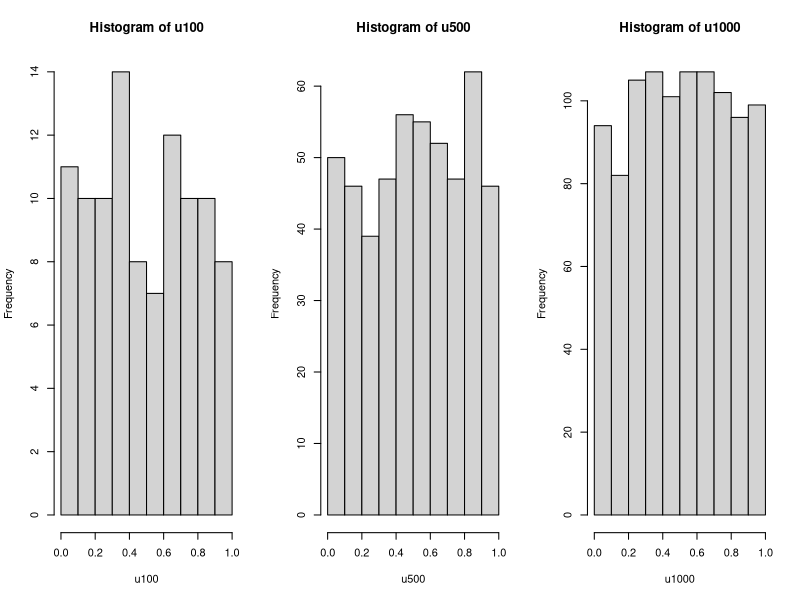
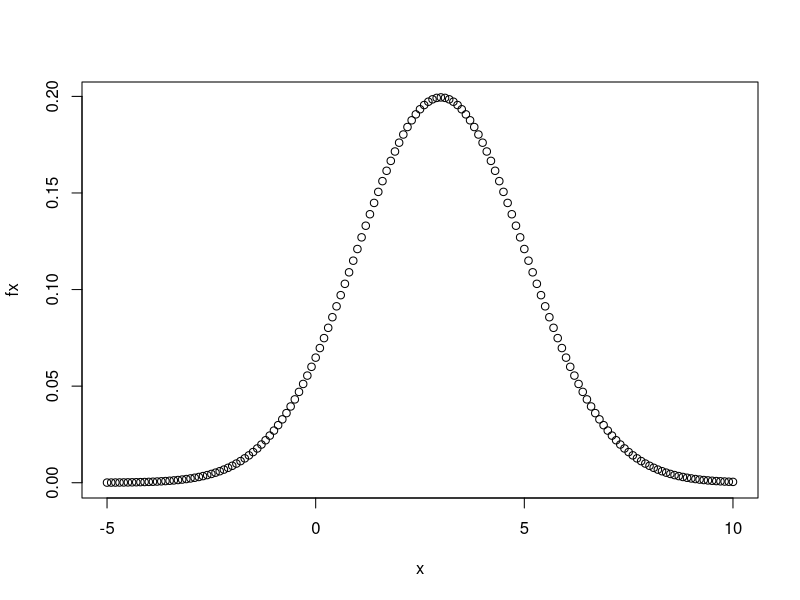
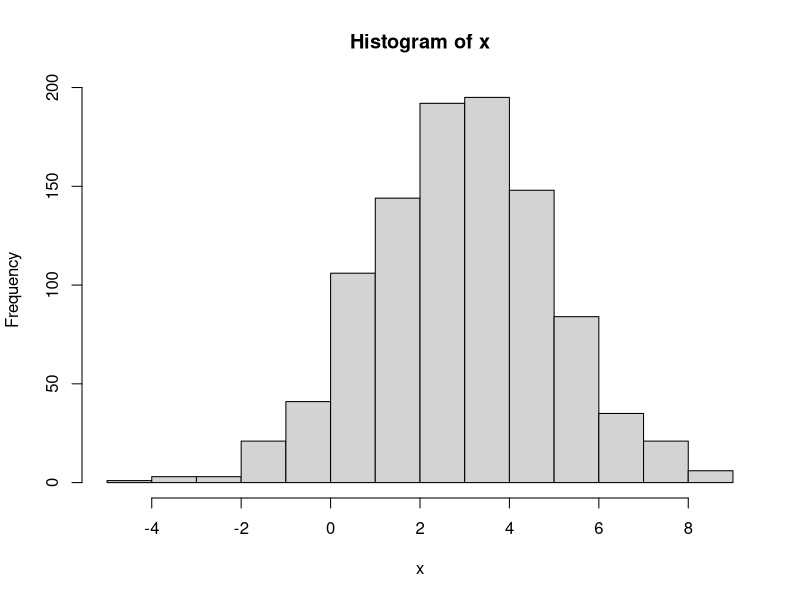
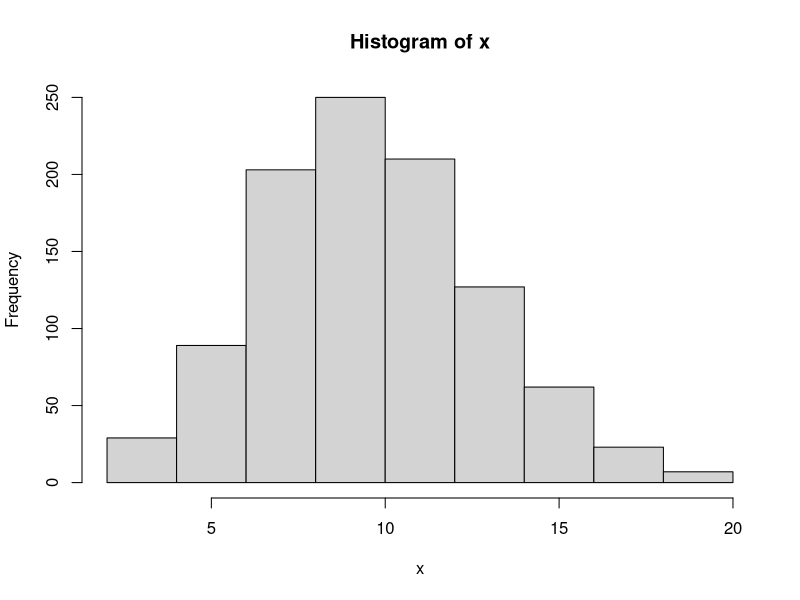
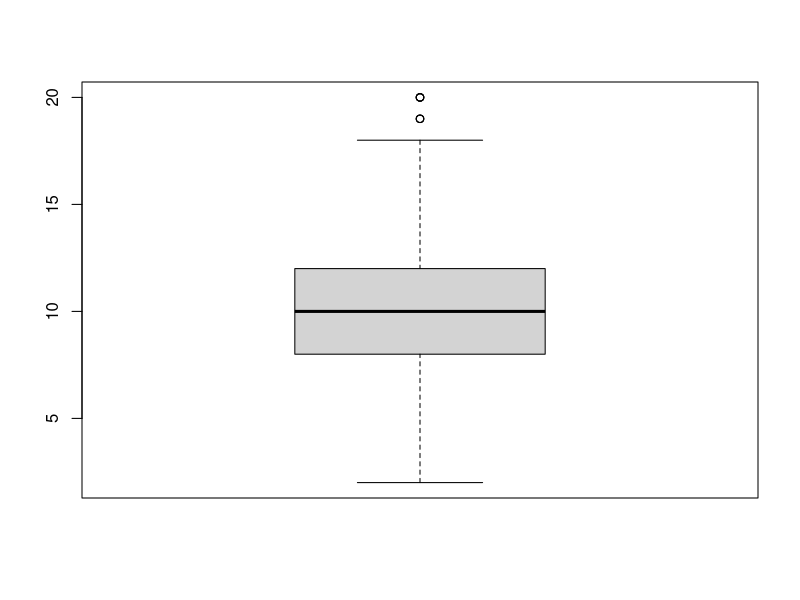
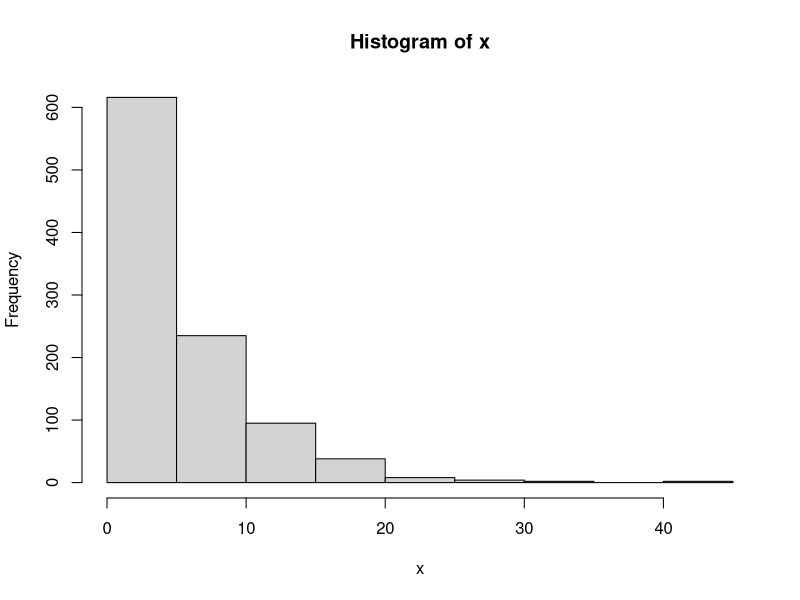
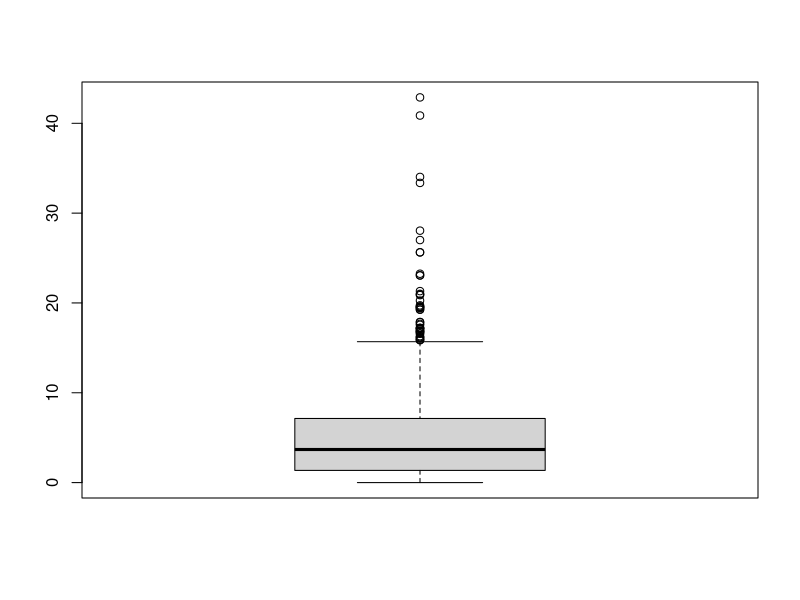
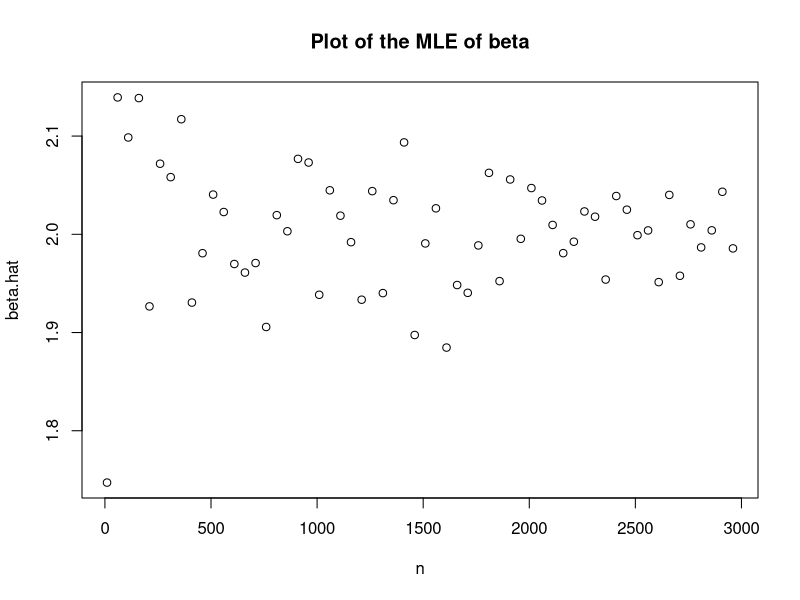

Generate these figures, in order, with R:
##############################################
##############################################
# problem1
# linear congruentual generator
# a
lcg = function(n) {
    rng = c()
    a = 110351245
    m = 2 ^ 32
    c = 12345
    z = as.numeric(Sys.time()) * 1000 # seed value
    for(i in 1:n) {
      z = (a * z + c) %% m
      rng[i] = z / m
    }
    return(rng)
}
# b
u100 = lcg(100)
u500 = lcg(500)
u1000 = lcg(1000)
# c
par(mfrow = c(1, 3))
hist(u100)
hist(u500)
hist(u1000)
# d
ks.test(u100, "punif")
ks.test(u500, "punif")
ks.test(u1000, "punif")
##############################################
##############################################
# problem2
# a
x = seq(-5, 10, 0.1)
fx = dnorm(x, 3, 2)
# b
par(mfrow = c(1, 1))
plot(x, fx)
# c
x = rnorm(1000, 3, 2)
summary(x)
hist(x)
##############################################
##############################################
# problem3
# a
x = rpois(1000, 10)
hist(x)
boxplot(x)
summary(x)
mean(x)
var(x)
# b
x = rexp(1000, rate = 1 / 5)
hist(x)
boxplot(x)
summary(x)
mean(x)
var(x)
##############################################
##############################################
# problem4
# a
library(MASS)
x = rnorm(1000, 10, 2)
fitdistr(x, "normal")
# b
x = rweibull(1000, shape = 2.1, scale = 1.1)
fitdistr(x, "weibull")
# c
x = rgamma(1000, rate = 0.5, shape = 3.5)
fitdistr(x, "gamma")
##############################################
##############################################
# problem5
# a
library(MASS)
invt.Weib = function(n, beta, eta){
    R = runif(n)
    x = eta * (-log(1 - R)) ^ (1 / beta)
    return(x)
}
# b
x = invt.Weib(n = 100, beta = 2, eta = 10)
fitdistr(x, "weibull")
# c
n = seq(10, 3000, 50)
beta.true = 2
eta.true = 10
beta.hat = c()
eta.hat = c()

for(i in 1:length(n)){
    x = invt.Weib(n[i], beta.true, eta.true)
    beta.hat[i] = as.numeric(fitdistr(x, "weibull")$estimate[1])
    eta.hat[i] = as.numeric(fitdistr(x, "weibull")$estimate[2])
}
plot(n, beta.hat, main="Plot of the MLE of beta")
plot(n, eta.hat, main="Plot of the MLE of eta")
##############################################
##############################################
# problem6
# a
mu = 2
sigma = 2
n = 10
nsim = 10

x.bar = c()
x.var = c()
for(i in 1:nsim) {
    x = rnorm(n, mu, sigma)
    x.bar[i] = mean(x)
    x.var[i] = var(x)
}
# b 
expecte.mean = mean(x.bar)
# c
mu = 2
sigma = 2
n = 10
nsim = 1000

x.bar = c()
x.var = c()
for(i in 1:nsim){
    x = rnorm(n, mu, sigma)
    x.bar[i] = mean(x)
    x.var[i] = var(x)
}
expecte.mean = mean(x.bar)
par(mfrow = c(1, 2))
hist(x.bar)
qqnorm(x.bar)
qqline(x.bar)
# d
mu = 2
sigma = 2
n1 = 10
n2 = 100
n3 = 1000
nsim = 1000
xbar1 = c()
xbar2 = c()
xbar3 = c()
xvar1 = c()
xvar2 = c()
xvar3 = c()
for(i in 1:nsim){
    x1 = rnorm(n1, mu, sigma)
    x2 = rnorm(n2, mu, sigma)
    x3 = rnorm(n3, mu, sigma)
    xbar1[i] = mean(x1)
    xbar2[i] = mean(x2)
    xbar3[i] = mean(x3)
    xvar1[i] = var(x1)
    xvar2[i] = var(x2)
    xvar3[i] = var(x3)
}
####(e)####
par(mfrow = c(3, 1))
hist(xbar1)
hist(xbar2)
hist(xbar3)

par(mfrow = c(3, 1))
qqnorm(xbar1)
qqline(xbar1)
qqnorm(xbar2)
qqline(xbar2)
qqnorm(xbar3)
qqline(xbar3)
# f
mu = 2
sigma = 2
n = 100
nsim = 1000

low95 = c()
up95 = c()
low99 = c()
up99 = c()

for(i in 1:nsim){
    x = rnorm(n, mu, sigma)

    low95[i] = mean(x) - 1.96 * sqrt(sigma ^ 2 / n)
    up95[i]= mean(x) + 1.96 * sqrt(sigma ^ 2 / n)
    low99[i] = mean(x) - 2.58 * sqrt(sigma ^ 2 / n)
    up99[i]= mean(x) + 2.58 * sqrt(sigma ^ 2 / n)
}
ave.ci95 = mean((low95 <= 2) & (2 <= up95))
ave.ci99 = mean((low99 <= 2) & (2 <= up99))
# g
mu = 2
sigma = 2
n = 100
nsim = 1000

low95 = c()
up95 = c()
low99 = c()
up99 = c()

for(i in 1:nsim){
  x <- rnorm(n, mu, sigma)

  low95[i] = mean(x) - qt(0.975, df = n - 1) * sqrt(var(x) / n)
  up95[i] = mean(x) + qt(0.975, df = n - 1) * sqrt(var(x) / n)
  low99[i] = mean(x) - qt(0.995, df = n - 1) * sqrt(var(x) / n)
  up99[i] = mean(x) + qt(0.995, df = n - 1) * sqrt(var(x) / n)
}

ave.ci95 = mean((low95 <= 2) & (2 <= up95))
ave.ci99 = mean((low99 <= 2) & (2 <= up99))